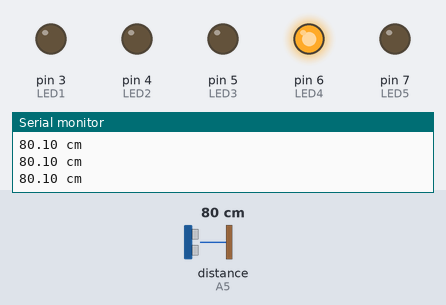
A sketch run on a simulated Arduino Uno, built with avr-gcc and run on an emulated ATmega328P. On the bench: output pins drawn as LEDs (lit = HIGH), the last lines printed to the serial monitor. Wiring (inferred from the names in the program): ultrasonic range finder: trigger A4; echo A5. The inputs (shaded band) are chosen by the test bench; at power-on: distance to the obstacle (sensor on A5) 80 cm. The echo pulse lasts 58.3 µs per cm; pins used as bus, display or sensor lines are not drawn.

Above: at 1.2 s.
1.3 s: distance to the obstacle (sensor on A5) set to 97 cm
2.8 s: distance to the obstacle (sensor on A5) set to 103 cm
At 3.4 s:
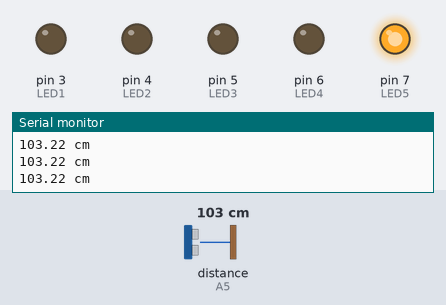
4.3 s: distance to the obstacle (sensor on A5) set to 2 cm
At 4.8 s:
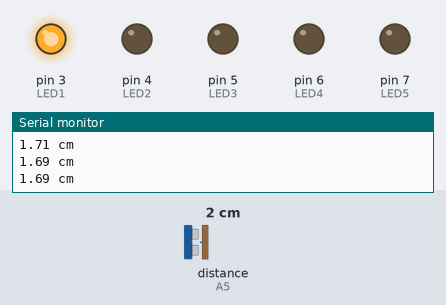
5.8 s: distance to the obstacle (sensor on A5) set to 29 cm
7.3 s: distance to the obstacle (sensor on A5) set to 34 cm
At 8.2 s:
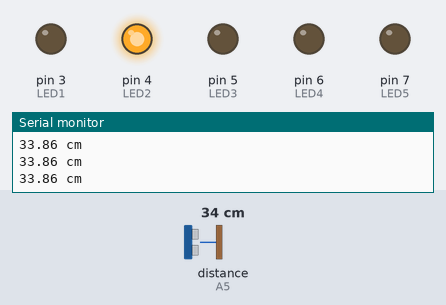
8.8 s: distance to the obstacle (sensor on A5) set to 4 cm
At 10.2 s:
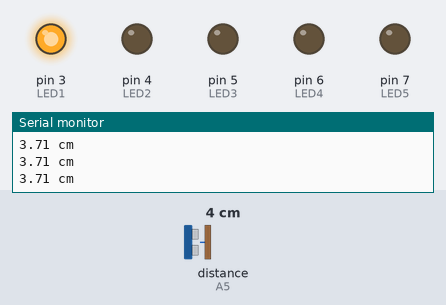
Timing chart, 0 to 11.4 s (numbered marks = the images above; inputs shaded):
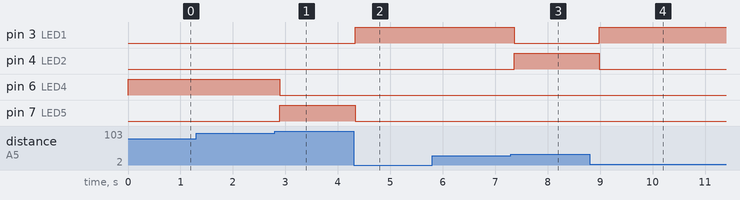

The sketch:

ultraLed.ino
```cpp
#define echopin A5
#define trig A4
#define LED1 3
#define LED2 4
#define LED3 5
#define LED4 6
#define LED5 7
void setup() {
  Serial.begin(9600);
  pinMode(A5, INPUT);
  pinMode(A4, OUTPUT); //trig
  pinMode(LED1, OUTPUT);
  pinMode(LED2, OUTPUT);
  pinMode(LED3, OUTPUT);
  pinMode(LED4, OUTPUT);
  pinMode(LED5, OUTPUT);
}

void loop() {
digitalWrite(A4, LOW);
delayMicroseconds(2);
digitalWrite(A4, HIGH);
delayMicroseconds(10);
digitalWrite(A4, LOW);
// calc
float distance=pulseIn(A5,HIGH);
distance=distance/58;
Serial.print(distance);
Serial.println(" cm");
if((distance>2300)||(distance<30)){
  digitalWrite(LED1,HIGH);
  digitalWrite(LED2,LOW);
  digitalWrite(LED3,LOW);
  digitalWrite(LED4,LOW);
  digitalWrite(LED5,LOW);
}
else if((distance>=30)&&(distance<40)){
  digitalWrite(LED2,HIGH);
  digitalWrite(LED1,LOW);
  digitalWrite(LED3,LOW);
  digitalWrite(LED4,LOW);
  digitalWrite(LED5,LOW);
}
else if((distance>=40)&&(distance<60)){
  digitalWrite(LED3,HIGH);
  digitalWrite(LED1,LOW);
  digitalWrite(LED2,LOW);
  digitalWrite(LED4,LOW);
  digitalWrite(LED5,LOW);
}
else if((distance>=60)&&(distance<100)){
  digitalWrite(LED4,HIGH);
  digitalWrite(LED1,LOW);
  digitalWrite(LED2,LOW);
  digitalWrite(LED3,LOW);
  digitalWrite(LED5,LOW);
}
else // if((distance>=100)&&(distance<300))
{
  digitalWrite(LED5,HIGH);
  digitalWrite(LED1,LOW);
  digitalWrite(LED2,LOW);
  digitalWrite(LED3,LOW);
  digitalWrite(LED4,LOW);
}


delay(200);

}
```

Measured:
- the behaviour switches between 99 and 100 cm on distance to the obstacle (sensor on A5) (found by bisection; images 0 and 1)
- the behaviour switches between 30 and 31 cm on distance to the obstacle (sensor on A5) (found by bisection; images 2 and 3)
- after the input at 2.8 s, pin 6 (LED4): HIGH → LOW after 0.09 s; pin 7 (LED5): LOW → HIGH after 0.09 s
- after the input at 4.3 s, pin 3 (LED1): LOW → HIGH at once; pin 7 (LED5): HIGH → LOW at once
- after the input at 7.3 s, pin 3 (LED1): HIGH → LOW after 0.07 s; pin 4 (LED2): LOW → HIGH after 0.07 s
- after the input at 8.8 s, pin 3 (LED1): LOW → HIGH after 0.19 s; pin 4 (LED2): HIGH → LOW after 0.19 s
